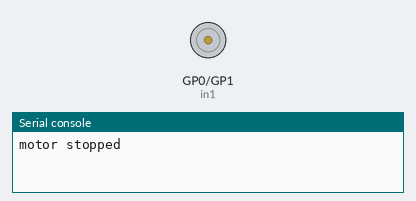
This program was run on a simulated Raspberry Pi Pico running MicroPython. Shown: motor-driver pin pairs drawn as motors (green arrow = first pin HIGH = forward, orange = second pin HIGH = backward, longer = more drive, scaled by the enable pin), the last lines printed to the serial console.

Above: at 1.0 s.
At 3.0 s:
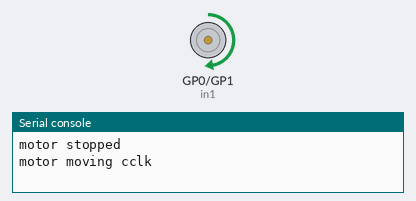
Timing chart, 0 to 11.7 s (numbered marks = the images above):
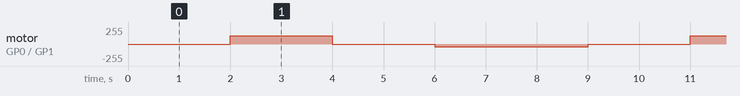

Measured:
- by itself, motor on GP0 (in1) / GP1 (in2): repeats every 9.0 s: stopped 2.0 s, backward 39/255 3.0 s, stopped 2.0 s, forward 127/255 2.0 s

The program:

pwm_speed_control_of_dc_motor.py
```python
import time
from machine import Pin, PWM
# Construct PWM object, with LED on Pin(25).
in1 = Pin(0,Pin.OUT)
in2 = Pin(1,Pin.OUT)
pwm1 = PWM(Pin(2))
# Set the PWM frequency.
pwm1.freq(1000)
# Set the Duty Cycle Value between 0 – 65535 i.e. 16 bit value.

while True:

    print("motor stopped")
    in1.value(0)
    in2.value(0)
    time.sleep(2)

    pwm1.duty_u16(32767)
    print("motor moving cclk")
    in1.value(1)
    in2.value(0)
    time.sleep(2)

    pwm1.duty_u16(65535)
    print("motor stopped")
    in1.value(0)
    in2.value(0)
    time.sleep(2)

    pwm1.duty_u16(10000)
    print("motor moving clk")
    in1.value(0)
    in2.value(1)
    time.sleep(3)
    
```
